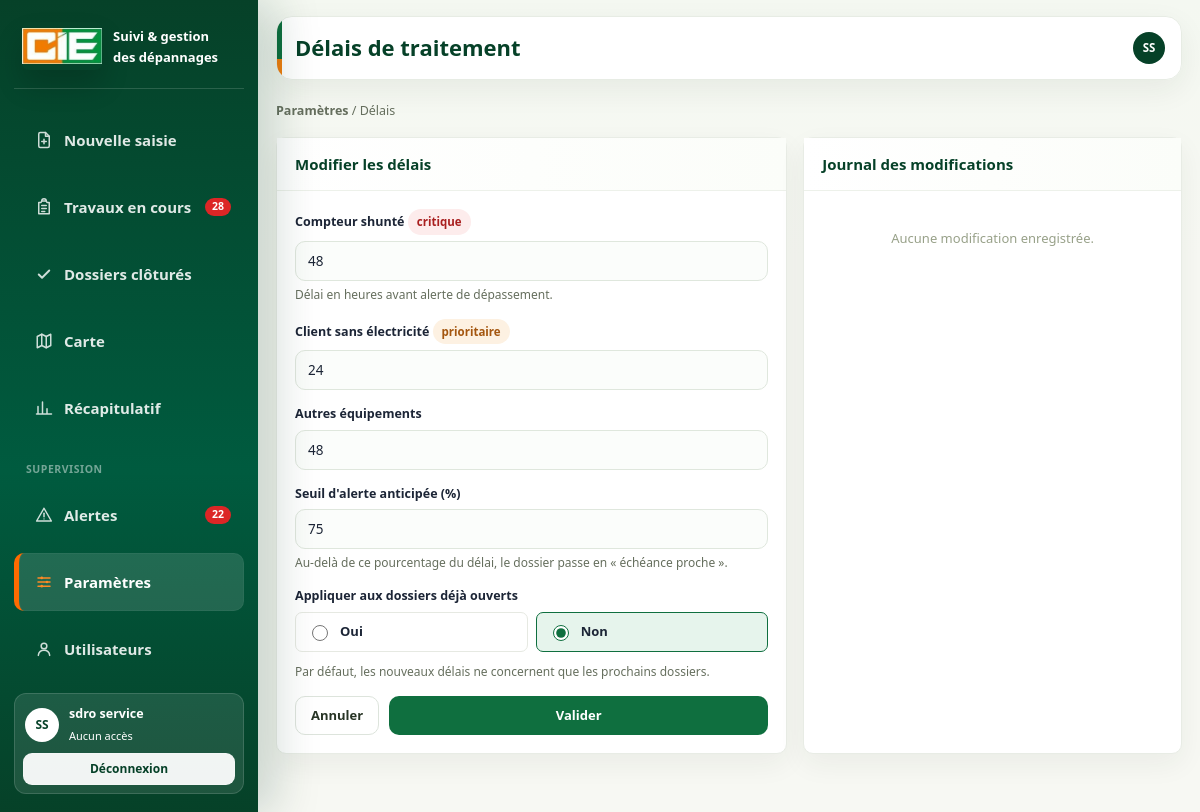
Screenshot of /dr_depannage/referentiel/delais/ (signed in) with the database file from the repository.
### core/models.py (models this page shows, shortened)
class Agent(AbstractBaseUser, PermissionsMixin):
    matricule = models.CharField(
        "matricule",
        max_length=30,
        unique=True,
        db_index=True,
        validators=[RegexValidator(r"^[A-Za-z0-9._-]{2,30}$", "Matricule invalide.")],
    )
    nom = models.CharField(max_length=80)
    prenoms = models.CharField(max_length=160)
    fonction = models.CharField(max_length=120, blank=True, default="")
    site = models.CharField(max_length=120, blank=True, default="")
    email = models.EmailField(max_length=255, blank=True, null=True, unique=True)
    direction = models.ForeignKey(
        DirectionRegionale,
        on_delete=models.PROTECT,
        related_name="agents",
        null=True,
        blank=True,
        verbose_name="direction régionale",
        help_text="Laisser vide pour un compte technique national (superutilisateur).",
    )
    must_change_password = models.BooleanField("doit changer son mot de passe", default=True)
    is_active = models.BooleanField("actif", default=True)
    is_staff = models.BooleanField("accès à l'administration", default=False)
    date_joined = models.DateTimeField(default=timezone.now)
    objects = AgentManager()
    USERNAME_FIELD = "matricule"
    REQUIRED_FIELDS = ["nom", "prenoms"]
    class Meta:
        verbose_name = "agent"
        verbose_name_plural = "agents"
        ordering = ["nom", "prenoms"]
    @property
    def premier_prenom(self) -> str:
        prenoms = (self.prenoms or "").strip()
        return prenoms.split()[0] if prenoms else ""
    def display_name(self) -> str:
        return f"{(self.nom or '').strip()} {self.premier_prenom}".strip()
    @property
    def profils(self) -> list[str]:
        return list(self.groups.values_list("name", flat=True))
    @property
    def profil(self) -> str:
        return next(iter(self.profils), "")

### referentiel/models.py (models this page shows, shortened)
class ParametreDelai(models.Model):
    delai_compteur_shunte = models.PositiveIntegerField(
        "délai compteur shunté (heures)", default=48, validators=[MinValueValidator(1)]
    )
    delai_sans_electricite = models.PositiveIntegerField(
        "délai client sans électricité (heures)", default=24, validators=[MinValueValidator(1)]
    )
    delai_autre_equipement = models.PositiveIntegerField(
        "délai autres équipements (heures)", default=48, validators=[MinValueValidator(1)]
    )
    seuil_alerte_pct = models.PositiveIntegerField(
        "seuil d'alerte anticipée (%)",
        default=75,
        validators=[MinValueValidator(10), MaxValueValidator(100)],
    )
    appliquer_dossiers_ouverts = models.BooleanField(
        "appliquer aux dossiers déjà ouverts", default=False
    )
    modifie_le = models.DateTimeField(auto_now=True)
    modifie_par = models.ForeignKey(
        settings.AUTH_USER_MODEL,
        on_delete=models.SET_NULL,
        null=True,
        blank=True,
        related_name="parametres_delai_modifies",
    )
    class Meta:
        verbose_name = "paramètre de délai"
        verbose_name_plural = "paramètres de délai"
    @classmethod
    def actuel(cls):
        obj = cls.objects.order_by("pk").first()
        if obj is None:
            obj = cls.objects.create()
        return obj

### referentiel/views.py (the view)
# urls.py: path("delais/", views.parametres_delais, name="delais"),
@login_required
def parametres_delais(request):
    redirection = _refuser_si_non_responsable(request)
    if redirection:
        return redirection
    parametres = ParametreDelai.actuel()
    if request.method == "POST":
        form = ParametreDelaiForm(request.POST, instance=parametres)
        if form.is_valid():
            _tracer_modifications(form, request.user)
            parametres = form.save(commit=False)
            parametres.modifie_par = request.user
            parametres.save()
            if parametres.appliquer_dossiers_ouverts:
                nb = _recalculer_dossiers_ouverts(parametres)
                messages.success(
                    request, f"Délais mis à jour. {nb} dossier(s) ouvert(s) recalculé(s)."
                )
            else:
                messages.success(
                    request, "Délais mis à jour pour les nouveaux dossiers."
                )
            return redirect("referentiel:administration")
        messages.error(request, "Vérifier les valeurs saisies.")
    else:
        form = ParametreDelaiForm(instance=parametres)
    return render(
        request,
        "referentiel/delais.html",
        {
            "rubrique": "admin",
            "form": form,
            "parametres": parametres,
            "historique": HistoriqueDelai.objects.select_related("modifie_par")[:20],
        },
    )

### referentiel/forms.py
class ParametreDelaiForm(forms.ModelForm):
    class Meta:
        model = ParametreDelai
        fields = [
            "delai_compteur_shunte",
            "delai_sans_electricite",
            "delai_autre_equipement",
            "seuil_alerte_pct",
            "appliquer_dossiers_ouverts",
        ]
        widgets = {
            "appliquer_dossiers_ouverts": forms.RadioSelect(
                choices=[(True, "Oui"), (False, "Non")]
            )
        }

### core/services/acces.py (called while the page is built)
def acces_pour(agent, code_application: str):
    from core.models import AccesApplication
    if not getattr(agent, "is_authenticated", False):
        return None
    return (
        AccesApplication.objects.filter(
            agent=agent, application__code=code_application, actif=True
        )
        .select_related("application")
        .first()
    )

def profil_de(agent, code_application: str) -> str:
    acces = acces_pour(agent, code_application)
    return acces.profil if acces else ""

def a_le_droit(agent, code_application: str, droit: str, catalogue_profils: dict) -> bool:
    if getattr(agent, "is_superuser", False):
        return True
    profil = profil_de(agent, code_application)
    if not profil:
        return False
    return droit in catalogue_profils.get(profil, {}).get("droits", [])

### depannages/context_processors.py (called while the page is built)
def badges_navigation(request):
    user = getattr(request, "user", None)
    if not user or not user.is_authenticated:
        return {}
    ouverts = list(
        Depannage.objects.pour_utilisateur(user)
        .en_cours()
        .only("date_saisie", "delai_applique_heures", "type_intervention", "statut")
    )
    en_retard = sum(1 for d in ouverts if d.etat_delai == EtatDelai.DEPASSE)
    return {
        "nb_travaux_en_cours": len(ouverts),
        "nb_alertes": en_retard,
    }

### depannages/models.py (called while the page is built, shortened)
    def en_cours(self):
        return self.filter(
            type_intervention=TypeIntervention.PROVISOIRE,
            statut__in=[Statut.SAISI, Statut.EN_COURS],
        )

    def pour_utilisateur(self, user):
        from depannages import permissions
        if permissions.est_admin(user):
            return self

    @property
    def est_provisoire(self):
        return self.type_intervention == TypeIntervention.PROVISOIRE

    @property
    def est_ouvert(self):
        return self.est_provisoire and self.statut in {Statut.SAISI, Statut.EN_COURS}

    @property
    def heures_ecoulees(self):
        fin = self.date_regularisation or timezone.now()
        return (fin - self.date_saisie).total_seconds() / 3600

### templates/referentiel/delais.html (shortened to what this page needs)
{% extends "base.html" %}
{% block titre_page %}Délais de traitement{% endblock %}
{% block contenu %}
<div class="fil"><a href="{% url 'referentiel:administration' %}">Paramètres</a> / Délais</div>
<div class="grille deux">
  <div class="carte">
    <div class="titre"><h2>Modifier les délais</h2></div>
    <div class="corps">
      <form method="post">
        <div class="champ">
          <label for="{{ form.delai_compteur_shunte.id_for_label }}">
            Compteur shunté <span class="badge rouge">critique</span>
          </label>
          {{ form.delai_compteur_shunte }}
          <div class="aide">Délai en heures avant alerte de dépassement.</div>
        </div>
        <div class="champ">
          <label for="{{ form.delai_sans_electricite.id_for_label }}">
            Client sans électricité <span class="badge orange">prioritaire</span>
          </label>
          {{ form.delai_sans_electricite }}
        </div>
        <div class="champ">
          <label for="{{ form.delai_autre_equipement.id_for_label }}">Autres équipements</label>
          {{ form.delai_autre_equipement }}
        </div>
        <div class="champ">
          <label for="{{ form.seuil_alerte_pct.id_for_label }}">Seuil d'alerte anticipée (%)</label>
          {{ form.seuil_alerte_pct }}
          <div class="aide">
            Au-delà de ce pourcentage du délai, le dossier passe en « échéance proche ».
          </div>
        </div>
        <div class="champ">
          <span class="etiquette">Appliquer aux dossiers déjà ouverts</span>
          <div class="cases colonnes">
            {% for choix in form.appliquer_dossiers_ouverts %}
              <label class="case">{{ choix.tag }}<span>{{ choix.choice_label }}</span></label>
            {% endfor %}
          </div>
          <div class="aide">
            Par défaut, les nouveaux délais ne concernent que les prochains dossiers.
          </div>
        </div>
        <div style="display:flex;gap:10px">
          <a href="{% url 'referentiel:administration' %}" class="btn secondaire">Annuler</a>
          <button type="submit" class="btn" style="flex:1">Valider</button>
        </div>
      </form>
    </div>
  </div>
  <div class="carte">
    <div class="titre"><h2>Journal des modifications</h2></div>
    <div class="corps" style="padding:0 18px">
      <div class="chrono">
        {% for ligne in historique %}
          <div class="etape">
            <span class="quand">{{ ligne.modifie_le|date:"d/m/Y H:i" }}</span>
            <div>
              <strong>{{ ligne.champ }}</strong>
              <div class="aide">
                {{ ligne.ancienne_valeur }} &rarr; {{ ligne.nouvelle_valeur }}
                {% if ligne.modifie_par %} &middot; par {{ ligne.modifie_par }}{% endif %}
              </div>
            </div>
          </div>
        {% empty %}
          <div class="vide">Aucune modification enregistrée.</div>
        {% endfor %}
      </div>
    </div>
  </div>
</div>
{% endblock %}

### templates/base.html (shortened to what this page needs)
{% load static depannage_extras %}<!doctype html>
<html lang="fr">
<head>
  <link rel="stylesheet" href="{% static 'css/app.css' %}">
</head>
<body class="{% block body_class %}{% endblock %}">
<div class="app">
  <aside class="sidebar" id="sidebar">
    <div class="marque">
      <div class="logo cie"><img src="{% static 'img/Logo_CIE.jpg' %}" alt="CIE"></div>
      <div>
        <strong>Suivi &amp; gestion<br>des dépannages</strong>
      </div>
    </div>
    <nav>
      {% if user|peut_saisir %}
      <a href="{% url 'depannages:saisie' %}" class="{% if rubrique == 'saisie' %}actif{% endif %}">
        <span class="ico i-plus" aria-hidden="true"></span> Nouvelle saisie
      </a>
      {% endif %}
      <a href="{% url 'depannages:travaux_en_cours' %}" class="{% if rubrique == 'travaux' %}actif{% endif %}">
        <span class="ico i-clipboard" aria-hidden="true"></span> Travaux en cours
        {% if nb_travaux_en_cours %}<span class="pastille">{{ nb_travaux_en_cours }}</span>{% endif %}
      </a>
      <a href="{% url 'depannages:dossiers_clotures' %}" class="{% if rubrique == 'clotures' %}actif{% endif %}">
        <span class="ico i-check" aria-hidden="true"></span> Dossiers clôturés
      </a>
      <a href="{% url 'depannages:carte' %}" class="{% if rubrique == 'carte' %}actif{% endif %}">
        <span class="ico i-map" aria-hidden="true"></span> Carte
      </a>
      <a href="{% url 'depannages:tableau_bord' %}" class="{% if rubrique == 'tableau_bord' %}actif{% endif %}">
        <span class="ico i-chart" aria-hidden="true"></span> Récapitulatif
      </a>
      {% if user|est_responsable %}
        <div class="titre-groupe">Supervision</div>
        <a href="{% url 'depannages:alertes' %}" class="{% if rubrique == 'alertes' %}actif{% endif %}">
          <span class="ico i-alert" aria-hidden="true"></span> Alertes
          {% if nb_alertes %}<span class="pastille">{{ nb_alertes }}</span>{% endif %}
        </a>
        <a href="{% url 'referentiel:administration' %}" class="{% if rubrique == 'admin' %}actif{% endif %}">
          <span class="ico i-settings" aria-hidden="true"></span> Paramètres
        </a>
      {% endif %}
      {% if user|est_admin %}
        <a href="{% url 'referentiel:utilisateurs' %}" class="{% if rubrique == 'utilisateurs' %}actif{% endif %}">
          <span class="ico i-user" aria-hidden="true"></span> Utilisateurs
        </a>
      {% endif %}
    </nav>
    <div class="pied">
      <a href="{% url 'comptes:profil' %}" class="profil-sidebar">
        <span class="avatar">{{ user|initiales_agent }}</span>
        <span>
          <strong>{{ user.display_name }}</strong>
          <small>{{ user|profil_depannage|default:"Aucun accès" }}</small>
        </span>
      </a>
      <a href="{% url 'comptes:deconnexion' %}" class="btn-deconnexion">Déconnexion</a>
    </div>
  </aside>
  <div class="principal">
    <header class="entete">
      <div class="entete-titre-bloc">
        <div>
          <h1>{% block titre_page %}Tableau de bord{% endblock %}</h1>
        </div>
      </div>
      <a href="{% url 'comptes:profil' %}" class="avatar-mobile-entete">{{ user|initiales_agent }}</a>
    </header>
    <main class="contenu">
      {% block contenu %}{% endblock %}
    </main>
  </div>
</div>
</body>
</html>

### rows the page displays
Agent: prenoms+nom "SS", display_name "sdro service", id "Aucun accès"
ParametreDelai: delai_compteur_shunte "48", delai_sans_electricite "24", delai_autre_equipement "48", seuil_alerte_pct "75"

### other values shown
{{ nb_travaux_en_cours }} "28"
{{ nb_alertes }} "22"
{{ choix.choice_label }} "Oui" "Non"
